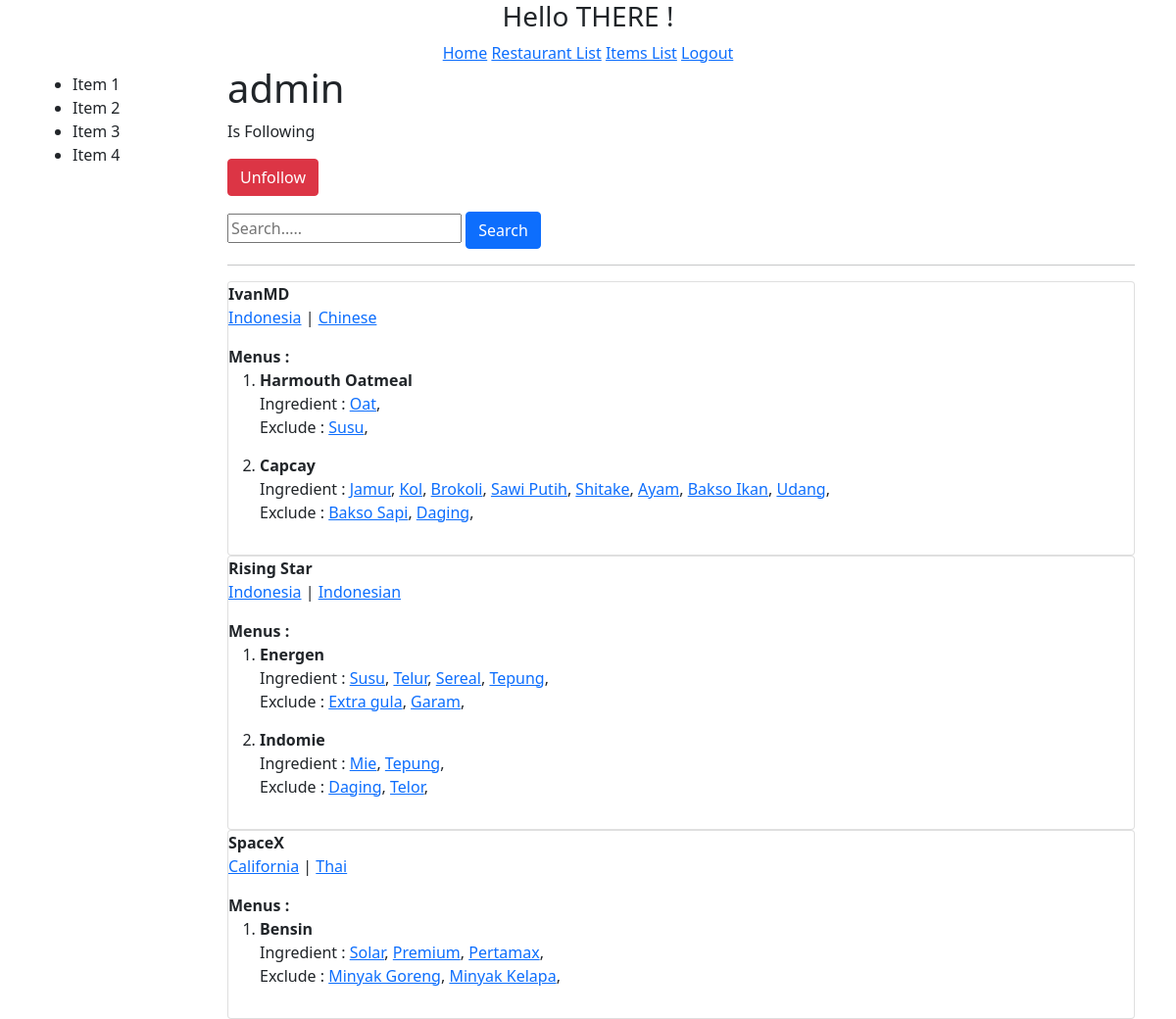
The app's page /u/admin/ (signed in) with its own data.
### restaurants/models.py (models this page shows, shortened)
class RestaurantLocation(models.Model):
    owner = models.ForeignKey(User, on_delete=models.CASCADE, default=1)
    name = models.CharField(max_length=100)
    location = models.CharField(max_length=200, null=True, blank=True)
    category = models.CharField(max_length=200, null=True, blank=True, validators = [validate_category])
    timestamp = models.DateTimeField(auto_now_add=True)
    updated = models.DateTimeField(auto_now=True)
    my_date_field = models.DateField(auto_now=True)
    slug = models.SlugField(null=True, blank=True)
    objects = RestaurantLocationManager() # add Model.objects.all()
    def __str__(self):
        return self.name + ' - ' + self.location
    @property
    def title(self):
        return self.name

### menus/models.py (models this page shows, shortened)
class Item(models.Model):
    user = models.ForeignKey(settings.AUTH_USER_MODEL, on_delete=models.CASCADE)
    restaurant = models.ForeignKey(RestaurantLocation, on_delete=models.CASCADE)
    name = models.CharField(max_length=120)
    contents = models.TextField(help_text='Separate each item by comma')
    excludes = models.TextField(blank=True, null=True, help_text='Separate each item by comma')
    public = models.BooleanField(default=True)
    timestamp = models.DateTimeField(auto_now_add=True)
    updated = models.DateTimeField(auto_now=True)
    image_url = models.URLField(max_length=500, blank=True, null=True)
    class Meta : # Sorting on descending for -
        ordering = ['-updated', '-timestamp']
    def __str__(self):
        return self.name
    def get_contents(self):
        return self.contents.split(",")
    def get_excludes(self):
        return self.excludes.split(",")

### profiles/views.py (the view)
# urls.py: re_path(r'(?P<username>[\w-]+)/$', ProfileDetailView.as_view(), name='detail'),
class ProfileDetailView(LoginRequiredMixin, DetailView):
    template_name = 'profiles/user.html'
    def get_object(self) :
        username = self.kwargs.get("username")
        if username is None :
            raise Http404
        return get_object_or_404(User, username__iexact = username, is_active = True)
    def get_context_data(self, *args, **kwargs) :
        context = super(ProfileDetailView, self).get_context_data(*args, **kwargs)
        user = context['user']
        is_following=False
        if user.profile in self.request.user.is_following.all():
            is_following=True
        context['is_following'] = is_following
        query = self.request.GET.get('q')
        item_exists = Item.objects.filter(user=user).exists()
        qs = RestaurantLocation.objects.filter(owner=user).search(query)
        if item_exists and qs.exists():
            context['locations'] = qs
        return context

### profiles/models.py (called while the page is built)
    def __str__(self):
        return self.user.username

### restaurants/models.py (called while the page is built, shortened)
    def search(self, query):
        return self

    def get_queryset(self):
        return RestaurantLocationQuerySet(self.model, using=self._db)

### profiles/templates/profiles/user.html (shortened to what this page needs)
{% extends "base.html" %}
{% block content %}
    <h1>{{ user.username }}</h1>
    {% if user.profile in request.user.is_following.all %}
        Is Following
    {% endif %}
        <p>{% include 'profiles/snippet/follow_form.html' with username=user.username %}</p>
    <form action="." class="form" method='GET'>
        <input type="text" placeholder="Search....." name="q" value="{{ request.GET.q }}">
        <button type="submit" class="btn btn-primary">Search</button>
    </form>
    <hr>
    {% if locations %}
        {% for restaurants in locations %}
            <div class="row">
                <div class="col-sm-12">
                    <div class="card">
                    <b>{{ restaurants.title }}</b>
                    <p><a href="{{ request.path }}?q={{ restaurants.location }}">{{ restaurants.location }}</a> |
                        <a href="{{ request.path }}?q={{ restaurants.category }}">{{ restaurants.category }}</a></p>
                    <b>Menus : </b>
                        <ol>
                            {% for items in restaurants.item_set.all %}
                                <li style="margin-bottom : 15px"><b>{{ items.name }}</b><br>
                                    Ingredient :
                                    {% for ingredient in items.get_contents %}
                                        <a href="{{ request.path }}?q={{ ingredient }}">{{ ingredient }}</a>,
                                    {% endfor %}
                                    <br>
                                    Exclude :
                                    {% for exclude in items.get_excludes %}
                                        <a href="{{ request.path }}?q={{ exclude }}">{{ exclude }}</a>,
                                    {% endfor %}
                                </li>
                            {% endfor %}
                        </ol>
                    </div>
                </div>
            </div>
        {% endfor %}
    {% else %}
        <p class="lead">No item available</p>
    {% endif %}
{% endblock content %}

### records on screen
RestaurantLocation: title "IvanMD", location "Indonesia", category "Chinese"
Item: name "Harmouth Oatmeal", get_contents "Oat", get_excludes "Susu"
Item: name "Capcay", get_contents "Jamur" "Kol" "Brokoli" "Sawi Putih" "Shitake" "Ayam" "Bakso Ikan" "Udang", get_excludes "Bakso Sapi" "Daging"
RestaurantLocation: title "Rising Star", location "Indonesia", category "Indonesian"
Item: name "Energen", get_contents "Susu" "Telur" "Sereal" "Tepung", get_excludes "Extra gula" "Garam"
Item: name "Indomie", get_contents "Mie" "Tepung", get_excludes "Daging" "Telor"
RestaurantLocation: title "SpaceX", location "California", category "Thai"
Item: name "Bensin", get_contents "Solar" "Premium" "Pertamax", get_excludes "Minyak Goreng" "Minyak Kelapa"

### other values on screen
{{ user.username }} "admin"
